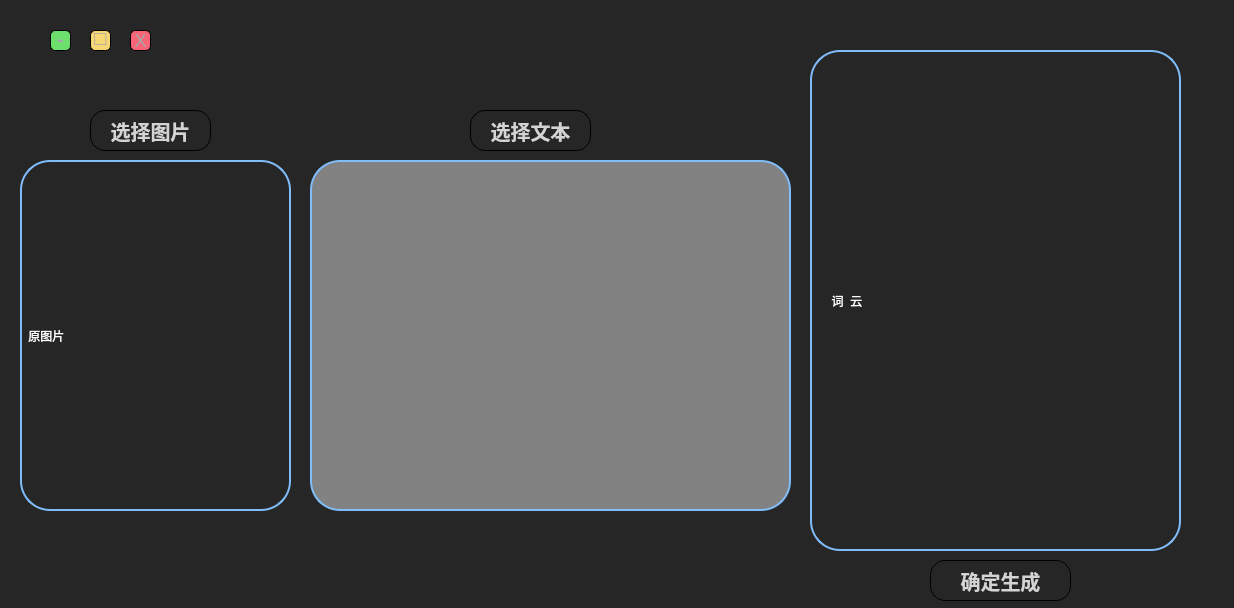
<?xml version="1.0" encoding="UTF-8"?>
<ui version="4.0">
 <class>Form</class>
 <widget class="QWidget" name="Form">
  <property name="geometry">
   <rect>
    <x>0</x>
    <y>0</y>
    <width>1234</width>
    <height>608</height>
   </rect>
  </property>
  <property name="windowTitle">
   <string>Form</string>
  </property>
  <property name="styleSheet">
   <string notr="true">QWidget#Form{
	
/*background-image: url(:/shouyexuanze/image/full.png);
border-image: url(:/shouyexuanze/image/background.png);*/
	background-color: rgb(38, 38, 38);

}
QPushButton{
font: 40pt &quot;微软雅黑&quot;;
color:rgb(212, 212, 212);
        /*border-bottom:1px solid white;*/
        font-size:20px;
        font-weight:700;
        font-family: &quot;Helvetica Neue&quot;, Helvetica, Arial, sans-serif;

		border-style:outset; 
		border-width:1px;
		border-color:balck;
		border-radius:15px;
		
}
QPushButton:hover{
color:rgb(150, 150, 150);
	background-color: rgb(138, 138, 138);
	color: rgb(38, 38, 38);
}</string>
  </property>
  <widget class="QPushButton" name="yuanzetupian">
   <property name="geometry">
    <rect>
     <x>90</x>
     <y>110</y>
     <width>121</width>
     <height>41</height>
    </rect>
   </property>
   <property name="styleSheet">
    <string notr="true">font: 20pt &quot;方正舒体&quot;;</string>
   </property>
   <property name="text">
    <string>选择图片</string>
   </property>
  </widget>
  <widget class="QPushButton" name="yuanzetupian_2">
   <property name="geometry">
    <rect>
     <x>470</x>
     <y>110</y>
     <width>121</width>
     <height>41</height>
    </rect>
   </property>
   <property name="styleSheet">
    <string notr="true">font: 20pt &quot;方正舒体&quot;;</string>
   </property>
   <property name="text">
    <string>选择文本</string>
   </property>
  </widget>
  <widget class="QTextBrowser" name="ci_wen">
   <property name="geometry">
    <rect>
     <x>310</x>
     <y>160</y>
     <width>481</width>
     <height>351</height>
    </rect>
   </property>
   <property name="styleSheet">
    <string notr="true">background-color: rgb(130, 130, 130);
border-radius:30px;

border:2px solid;
border-color: rgb(127, 188, 248);</string>
   </property>
  </widget>
  <widget class="QLabel" name="yuan_image">
   <property name="geometry">
    <rect>
     <x>20</x>
     <y>160</y>
     <width>271</width>
     <height>351</height>
    </rect>
   </property>
   <property name="styleSheet">
    <string notr="true">font: 48pt &quot;方正舒体&quot;;
color:rgb(50, 11, 51);
border:1px solid;
border-color:bule;
border-radius:30px;
border:2px solid;
border-color: rgb(127, 188, 248);
color:white;</string>
   </property>
   <property name="text">
    <string> 原图片</string>
   </property>
  </widget>
  <widget class="QPushButton" name="yuanzetupian_3">
   <property name="geometry">
    <rect>
     <x>930</x>
     <y>560</y>
     <width>141</width>
     <height>41</height>
    </rect>
   </property>
   <property name="styleSheet">
    <string notr="true">font: 20pt &quot;方正舒体&quot;;</string>
   </property>
   <property name="text">
    <string>确定生成</string>
   </property>
  </widget>
  <widget class="QLabel" name="yuan_image_2">
   <property name="geometry">
    <rect>
     <x>810</x>
     <y>50</y>
     <width>371</width>
     <height>501</height>
    </rect>
   </property>
   <property name="styleSheet">
    <string notr="true">font: 48pt &quot;方正舒体&quot;;
color:rgb(50, 11, 51);
border:1px solid;
border-color:bule;
border-radius:30px;
border:2px solid;
border-color: rgb(127, 188, 248);
color:white;</string>
   </property>
   <property name="text">
    <string>     词  云</string>
   </property>
  </widget>
  <widget class="QPushButton" name="pushButton_8">
   <property name="geometry">
    <rect>
     <x>130</x>
     <y>30</y>
     <width>21</width>
     <height>21</height>
    </rect>
   </property>
   <property name="styleSheet">
    <string notr="true">QPushButton{background:#F76677;border-radius:5px;
color: rgb(166, 166, 166);
font-weight:bolder;
font:18px;
font-weight:bolder;
}
QPushButton:hover{background:red;}</string>
   </property>
   <property name="text">
    <string>X</string>
   </property>
  </widget>
  <widget class="QPushButton" name="pushButton_6">
   <property name="geometry">
    <rect>
     <x>50</x>
     <y>30</y>
     <width>21</width>
     <height>21</height>
    </rect>
   </property>
   <property name="styleSheet">
    <string notr="true">QPushButton{background:#6DDF6D;border-radius:5px;
color: rgb(166, 166, 166);
font:26px &quot;微软雅黑&quot;;
font-weight:600;
padding-top:-4px;
}
QPushButton:hover{background:green;}</string>
   </property>
   <property name="text">
    <string>-</string>
   </property>
  </widget>
  <widget class="QPushButton" name="pushButton_7">
   <property name="geometry">
    <rect>
     <x>90</x>
     <y>30</y>
     <width>21</width>
     <height>21</height>
    </rect>
   </property>
   <property name="styleSheet">
    <string notr="true">QPushButton{background:#F7D674;border-radius:5px;
color: rgb(166, 166, 166);
font-weight:bolder;
padding-top:-5px;
font: 20px&quot;微软雅黑&quot;;
}
QPushButton:hover{background:yellow;}</string>
   </property>
   <property name="text">
    <string>□</string>
   </property>
  </widget>
 </widget>
 <resources>
  <include location="../image.qrc"/>
 </resources>
 <connections>
  <connection>
   <sender>yuanzetupian</sender>
   <signal>clicked()</signal>
   <receiver>Form</receiver>
   <slot>ci_xuanzetupian()</slot>
   <hints>
    <hint type="sourcelabel">
     <x>193</x>
     <y>110</y>
    </hint>
    <hint type="destinationlabel">
     <x>399</x>
     <y>67</y>
    </hint>
   </hints>
  </connection>
  <connection>
   <sender>yuanzetupian_2</sender>
   <signal>clicked()</signal>
   <receiver>Form</receiver>
   <slot>ci_xuanzewenben()</slot>
   <hints>
    <hint type="sourcelabel">
     <x>530</x>
     <y>111</y>
    </hint>
    <hint type="destinationlabel">
     <x>814</x>
     <y>65</y>
    </hint>
   </hints>
  </connection>
  <connection>
   <sender>yuanzetupian_3</sender>
   <signal>clicked()</signal>
   <receiver>Form</receiver>
   <slot>ci_zuihou()</slot>
   <hints>
    <hint type="sourcelabel">
     <x>930</x>
     <y>560</y>
    </hint>
    <hint type="destinationlabel">
     <x>702</x>
     <y>540</y>
    </hint>
   </hints>
  </connection>
  <connection>
   <sender>pushButton_8</sender>
   <signal>clicked()</signal>
   <receiver>Form</receiver>
   <slot>exit()</slot>
   <hints>
    <hint type="sourcelabel">
     <x>148</x>
     <y>38</y>
    </hint>
    <hint type="destinationlabel">
     <x>223</x>
     <y>34</y>
    </hint>
   </hints>
  </connection>
  <connection>
   <sender>pushButton_7</sender>
   <signal>clicked()</signal>
   <receiver>Form</receiver>
   <slot>fd()</slot>
   <hints>
    <hint type="sourcelabel">
     <x>104</x>
     <y>37</y>
    </hint>
    <hint type="destinationlabel">
     <x>69</x>
     <y>103</y>
    </hint>
   </hints>
  </connection>
  <connection>
   <sender>pushButton_6</sender>
   <signal>clicked()</signal>
   <receiver>Form</receiver>
   <slot>zxh()</slot>
   <hints>
    <hint type="sourcelabel">
     <x>61</x>
     <y>33</y>
    </hint>
    <hint type="destinationlabel">
     <x>12</x>
     <y>70</y>
    </hint>
   </hints>
  </connection>
 </connections>
 <slots>
  <slot>ci_xuanzetupian()</slot>
  <slot>ci_xuanzewenben()</slot>
  <slot>ci_zuihou()</slot>
  <slot>exit()</slot>
  <slot>fd()</slot>
  <slot>zxh()</slot>
 </slots>
</ui>
